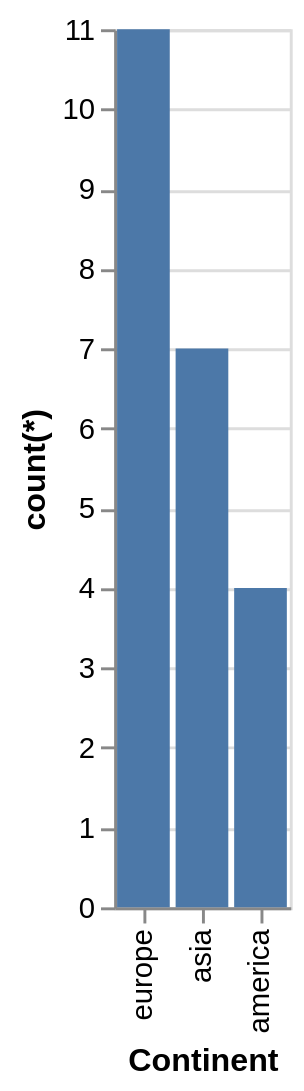

Vega-Lite specification stored for this chart:
### Vega-Lite specification from a JSON file in a GitHub repository (floating-point values rounded to 4 significant figures)
{"data": {"values": [{"x_data": "europe", "y_data": 11}, {"x_data": "asia", "y_data": 7}, {"x_data": "america", "y_data": 4}]}, "mark": "bar", "encoding": {"x": {"field": "x_data", "type": "nominal", "title": "Continent", "sort": "descending"}, "y": {"field": "y_data", "type": "quantitative", "title": "count(*)"}}}
